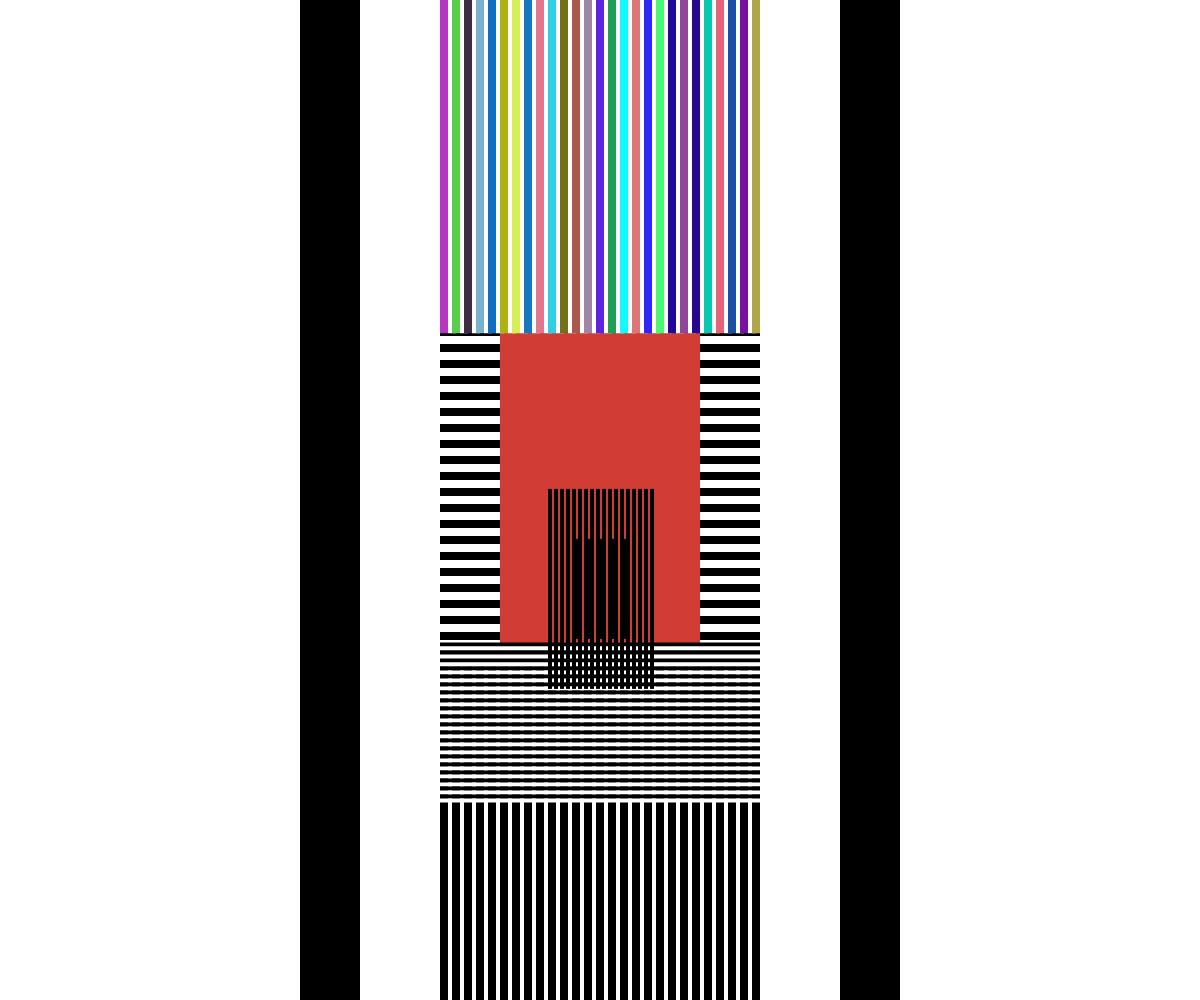
Frame 1 (no input)
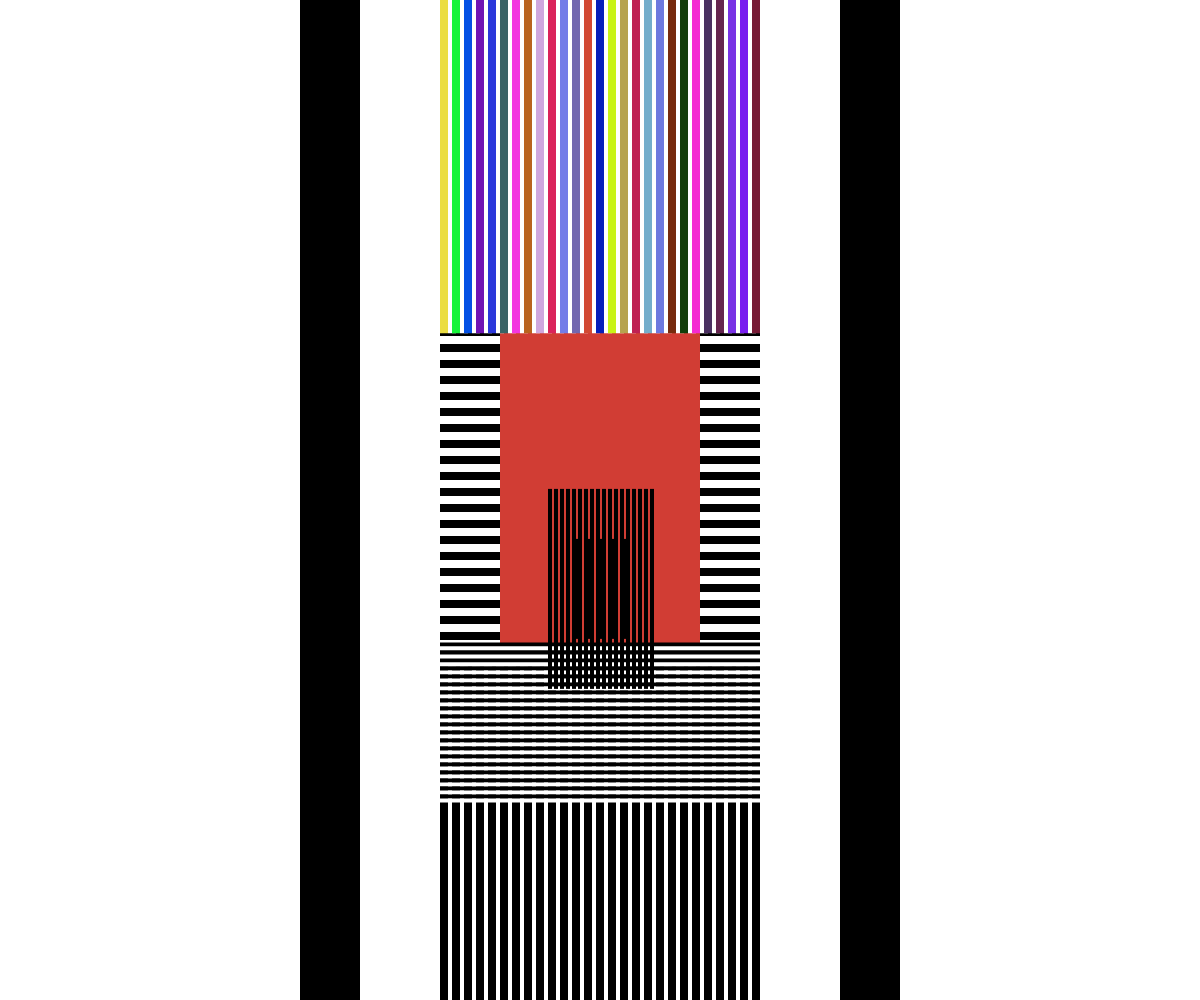
Frame 60 (no input)
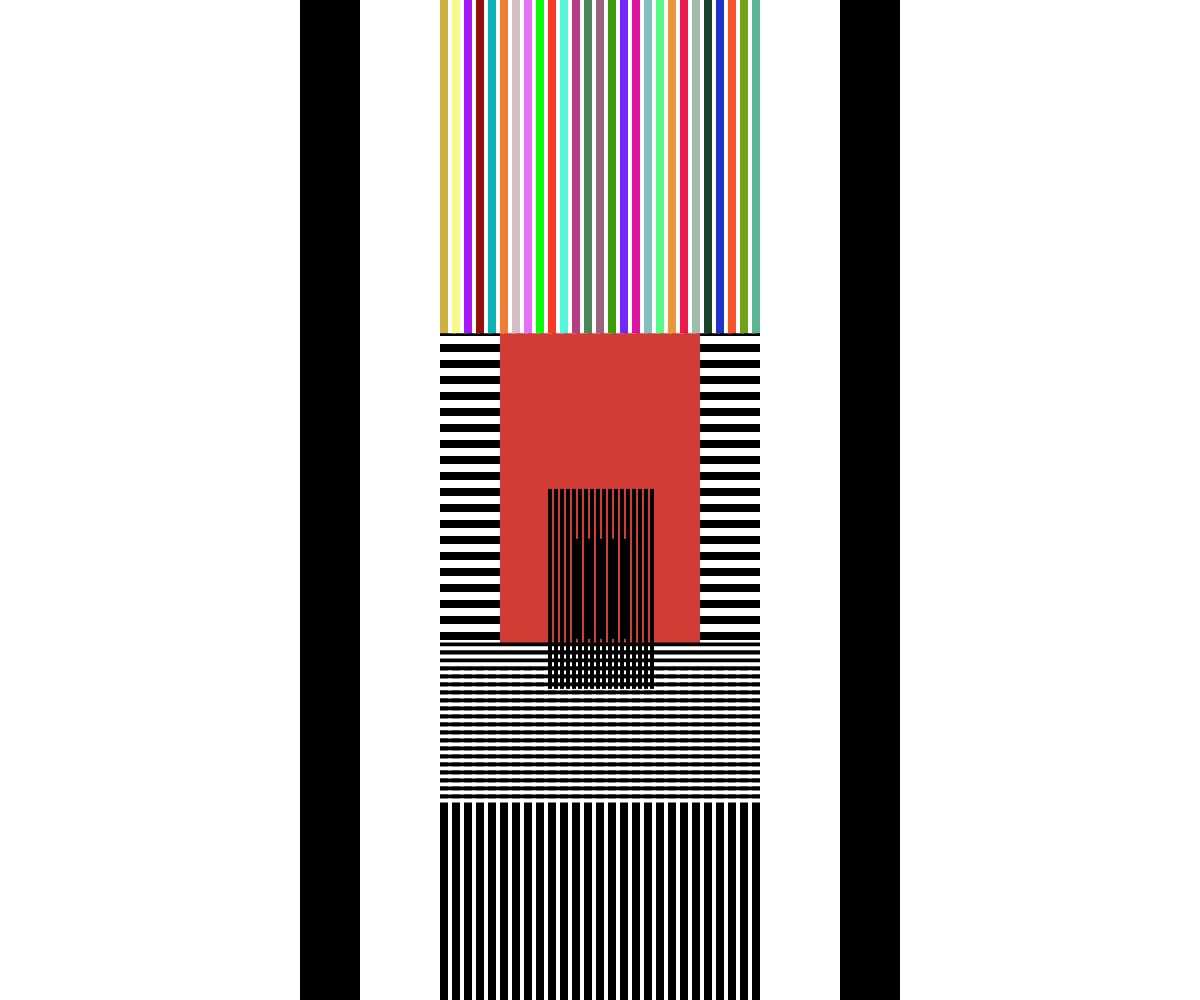
Frame 120 (the mouse pressed at the canvas centre since frame 60)

The p5.js sketch that drew these frames (run headless with seeded random() and noise() and a simulated clock; from frame 60 on, the mouse is pressed at the canvas centre):

// p5.js sketch
// ── sketch.js



function setup() {
	createCanvas(windowWidth, windowHeight);
}


function draw() {
	var i = 0,j=0,k=0,z=0;
	background(256);
	rectMode(CENTER);
	noStroke();
	fill(256);
	rect(windowWidth/2,windowHeight/2,1.2*windowWidth/2,windowHeight);
	fill(0);
	rect(windowWidth/2,windowHeight/2,2*windowWidth/4,windowHeight);

	fill(255);
	rect(windowWidth/2,windowHeight/2,2*windowWidth/5,windowHeight);



	while(z<100){
		fill(0);
		rect(windowWidth/2,windowHeight/2-windowHeight/5+2*windowWidth/300*z,windowWidth/6+windowWidth/10,2*windowWidth/300);
		z++;
		fill(256);
		rect(windowWidth/2,windowHeight/2-windowHeight/5+2*windowWidth/300*z,windowWidth/6+windowWidth/10,2*windowWidth/300);
		z++;

	}
	fill(209,61,52);
	rect(windowWidth/2,windowHeight/2-windowHeight/18,windowWidth/6,2*windowHeight/5);

	fill(0);
	while (k < 27) {
		fill(random(0,256),random(0,256),random(0,256));

		rect(windowWidth/2-windowWidth/12+windowWidth/300+windowWidth/100*k-windowWidth/20,0,windowWidth/150,4*windowHeight/6);
		fill(256);
		k++;
		rect(windowWidth/2-windowWidth/12+windowWidth/100*k-windowWidth/20,0,windowWidth/150,4*windowHeight/6);


}
	while (i < 27) {
		fill(0);

		rect(windowWidth/2-windowWidth/12+windowWidth/300+windowWidth/100*i-windowWidth/20,windowHeight,windowWidth/150,4*windowHeight/6);
		fill(256);
		i++;
		rect(windowWidth/2-windowWidth/12+windowWidth/100*i-windowWidth/20,windowHeight,windowWidth/150,4*windowHeight/6);


}

// fill(0);
// rect(windowWidth/2,windowHeight/2-windowHeight/18+windowHeight/5,windowWidth/6,windowWidth/200);
// fill(128);
// rect(windowWidth/2,windowHeight/2-windowHeight/18+windowHeight/5+windowWidth/200,windowWidth/6,windowWidth/200);
while(j<40){
	fill(0);
	rect(windowWidth/2,windowHeight/2-windowHeight/18+windowHeight/5+windowWidth/300*j,windowWidth/6+windowWidth/10,windowWidth/300);
	j++;
	fill(256);
	rect(windowWidth/2,windowHeight/2-windowHeight/18+windowHeight/5+windowWidth/300*j,windowWidth/6+windowWidth/10,windowWidth/300);
	j++;

}

fill(0);
for (var m = 0; m < 18; m++) {
	rect(windowWidth/2-windowWidth/24+windowWidth/200*m,windowHeight/2+windowHeight/5-2*windowHeight/18,windowWidth/300,2*windowHeight/10);

}
for (var m = 0; m < 5; m++) {
	rect(windowWidth/2-windowWidth/48+windowWidth/100*m,windowHeight/2+windowHeight/5-2*windowHeight/18,windowWidth/200,windowHeight/10);

}


// rect(windowWidth/2-windowWidth/12+windowWidth/300+windowWidth/100+windowWidth/14,windowHeight-windowHeight/6,windowWidth/6,10);

	// rect(windowWidth/2,windowHeight,10,100);
	//
	// rect(windowWidth/2+20,windowHeight,10,100);
	//
	// rect(windowWidth/2+40,windowHeight,10,100);




}
